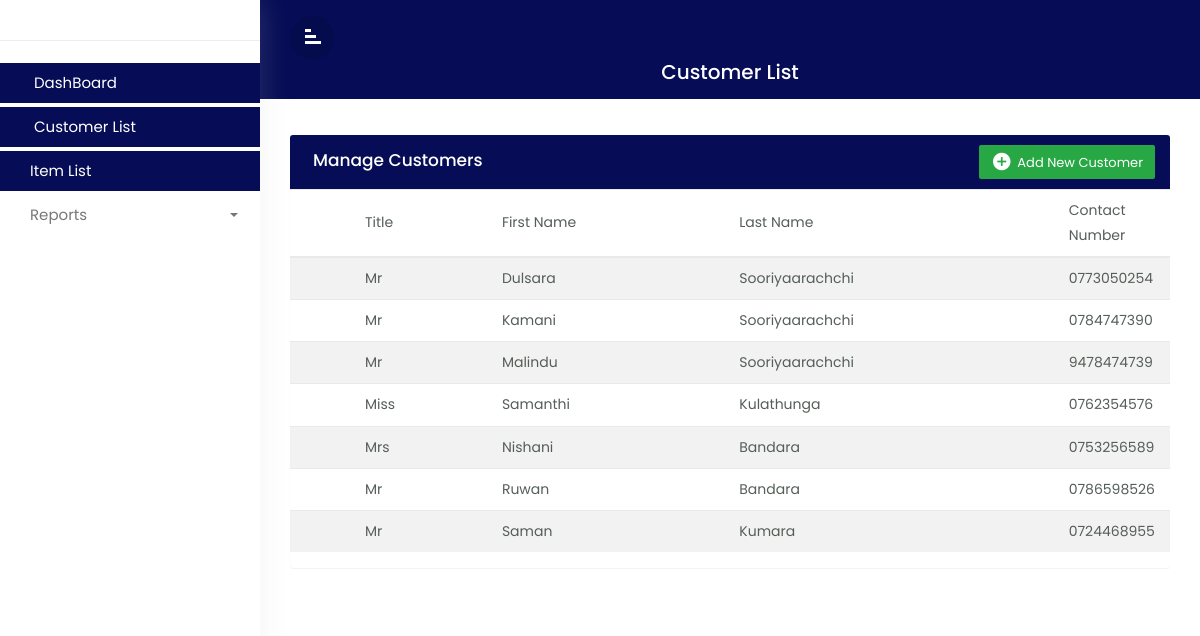
The page /lib/CustomerList.php on the database its author committed.
### tables this page shows
CREATE TABLE `customer` (
  `id` int(11) NOT NULL,
  `title` varchar(20) NOT NULL,
  `first_name` varchar(50) NOT NULL,
  `middle_name` varchar(50) NOT NULL,
  `last_name` varchar(50) NOT NULL,
  `contact_no` varchar(10) NOT NULL,
  `district` varchar(50) NOT NULL
);

### lib/Database.php (called while the page is built, shortened)
<?php
class Database{
    public $host=HOST;
    public $user=USER;
    public $password=PASSWORD;
    public $database=DATABASE;
    public $link;
    public function dbConnect(){
      $this->link=mysqli_connect($this->host,$this->user,$this->password,$this->database);
    }
    public function select($query){
      $result=mysqli_query($this->link,$query);
      if(mysqli_num_rows($result)>0){
         return $result;
      }
      else{
        return false;
      }
    }
}
?>

### classes/Customer.php (called while the page is built, shortened)
<?php
   include_once '../lib/Database.php';
   class Customer{
    public $db;
    public function __construct(){
        $this->db=new Database();
    }
    public function getAllCustomers(){
          $query="SELECT * FROM customer ORDER BY id DESC";
          $result=$this->db->select($query);
          return $result;
    }
   }
?>

### lib/CustomerList.php (the view, shortened to what this page needs)
<?php
 include_once '../classes/Customer.php';
 $cus=new Customer();
?>
<!doctype html>
<html lang="en">
  <head>
        <link rel="stylesheet" href="../css/bootstrap.min.css">
        <link rel="stylesheet" href="../css/custom.css">
  </head>
  <body>
<div class="wrapper">
     <div id="sidebar">
	    <div class="sidebar-header">
		</div>
		<ul class="list-unstyled component m-0">
		<li class="active">
		  <a href="../index.php" class="dashboard"><i class="material-icons"></i> DashBoard</a>
		  </li>
		  <li class="active">
		  <a href="CustomerList.php" class="dashboard"><i class="material-icons"></i> Customer List</a>
		  </li>
                   <li class="active">
		  <a href="ItemList.php" class="dashboard"><i class="material-icons"></i>Item List </a>
		  </li>
		  <li class="dropdown">
		  <a href="#homeSubmenu1" data-toggle="collapse" aria-expanded="false"
		  class="dropdown-toggle">
		  <i class="material-icons"></i>Reports
		  </a>
		  </li>
		</ul>
	 </div>
      <div id="content">
		  <div class="top-navbar">
		     <div class="xd-topbar">
			     <div class="row">
				     <div class="col-2 col-md-1 col-lg-1 order-2 order-md-1 align-self-center">
					    <div class="xp-menubar">
						    <span class="material-icons text-white">signal_cellular_alt</span>
						</div>
					 </div>
				 </div>
				 <div class="xp-breadcrumbbar text-center">
				    <h4 class="page-title">Customer List</h4>
				 </div>
			 </div>
		  </div>
		      <div class="main-content">
			     <div class="row">
				    <div class="col-md-12">
					   <div class="table-wrapper">
					   <div class="table-title">
					     <div class="row">
						     <div class="col-sm-6 p-0 flex justify-content-lg-start justify-content-center">
							    <h2 class="ml-lg-2">Manage  Customers</h2>
							 </div>
							 <div class="col-sm-6 p-0 flex justify-content-lg-end justify-content-center">
							   <a href="#addModal" class="btn btn-success" data-toggle="modal">
							   <i class="material-icons">&#xE147;</i>
							   <span>Add New Customer</span>
							   </a>
							 </div>
					     </div>
					   </div>
					   <table class="table table-striped table-hover">
					      <thead>
						     <tr>
							 <th><span class="custom-checkbox">
						</th>
							 <th>Title</th>
							 <th>First Name</th>
                             <th>Last Name</th>
                             <th>Contact Number</th>
							 </tr>
						  </thead>
						  <tbody>
                          <?php
							$allitem=$cus->getAllCustomers();
							if($allitem){
								while($row=mysqli_fetch_assoc($allitem)){
                                  ?>
                             <tr>
							 <th><span class="custom-checkbox">
							</th>
							 <th><?=$row['title']?></th>
							 <th><?=$row['first_name']?></th>
							 <th><?=$row['last_name']?></th>
							 <th><?=$row['contact_no']?></th>
							 </tr>
								  <?php
								}
							}
							?>
						  </tbody>
					   </table>
					   </div>
					</div>
	  </div>
</div>
  </body>
  </html>

### css/custom.css (style rules this page uses)
body,html { line-height:1.8; font-family:'Poppins',sans-serif; color:#555e58; text-transform:capitalize; font-weight:400; margin:0px; padding:0px; }
.material-icons { font-family: 'Material Icons'; font-weight: normal; font-style: normal; font-size: 24px; display: inline-block; line-height: 1; text-transform: none; letter-spacing: normal; word-wrap: normal; white-space: nowrap; direction: ltr; -webkit-font-smoothing: antialiased; text-rendering: optimizeLegibility; -moz-osx-font-smoothing: grayscale; font-feature-settings: 'liga'; }
a { color:#333; font-weight:400; }
ul,ol { padding:0px; margin:0px; list-style:none; }
a,a:hover,a:focus { color:#333; text-decoration:none; transition:all 0.3s; }
.wrapper { position:relative; width:100%; overflow:auto; }
#sidebar { position:fixed; height:100%!important; top:0; left:0; bottom:0; z-index:11; width:260px; overflow:auto; transition:all 0.3s; background-color:#fff; box-shadow:0 0 30px 0 rgba(200 200 200 / 20%); }
@media only screen and (min-width:992px) { #content { width:calc(100% - 260px); position:relative; float:right; transition:all 0.3s; } }
#sidebar .sidebar-header { padding:20px; background-color:#fff; border-bottom:1px solid #eee; }
#sidebar ul li { padding:2px 0px; }
#sidebar ul li.active> a { color:#ffffff; background-color:#060d56; }
.dropdown-toggle::after { position:absolute; right:22px; top:18px; color:#777777; }
#sidebar ul li.dropdown { position:sticky; }
#sidebar ul.component { padding:20px 0px; }
#sidebar ul li a { padding:5px 10px 5px 20px; line-height:30px; font-size:15px; position:relative; font-weight:400; display:block; color:#777777; text-transform:capitalize; }
#content { position:relative; transition:all 0.5s; background-attachment:#f9fafc; }
.top-navbar { width:100%; z-index:9; position:relative; padding:15px 30px; background-color:#060d56; }
.xd-topbar { width:100%; position:relative; }
.xp-breadcrumbbar .page-title { font-size:20px; color:#fff; margin-bottom:0; margin-top:0; }
.main-content { padding:30px 30px 0px 30px; }
.xp-menubar { border-radius:50%; width:45px; height:45px; line-height:45px; text-align:center; margin-right:20px; border:none; color:#fff; cursor:pointer; background-color:rgba(0,0,0,0.09); }
.xp-menubar span { margin:9px; padding:0px; transform:rotate(90deg); }
.table-wrapper { background-color: #fff; margin:6px 0px 40px 0px; width: 100%; overflow: auto; border-radius: 3px; box-shadow: 0 1px 1px rgb(0 0 0 / 5%); }
.table-title { background:#060d56; color:#fff; position:sticky; top:0; width:100%; left:0; padding:10px 30px; border-radius:0px 0px 0 0; }
.table-title h2 { margin:5px 0 0; font-size:17px; }
.table-title .btn { color:#fff; float:right; font-size:13px; border:none; min-width:50px; border-radius:2px; border:none; outline:none!important; margin-left:10px; }
.table-title .btn i { float:left; font-size:21px; margin-right:5px; }
.table-title .btn span { float:left; margin-top:2px; }
table.table tr th, table.table tr td { border-color:#e9e9e9; padding:8px 15px; font-size:14px; font-weight: 400; vertical-align:middle; }
table.table tr th:first-child { width:60px; }
table.table tr th:last-child { width:100px; }

### rows shown on the page
customer: title "Mr", first_name "Dulsara", last_name "Sooriyaarachchi", contact_no "0773050254"
customer: title "Mr", first_name "Kamani", last_name "Sooriyaarachchi", contact_no "0784747390"
customer: title "Mr", first_name "Malindu", last_name "Sooriyaarachchi", contact_no "9478474739"
customer: title "Miss", first_name "Samanthi", last_name "Kulathunga", contact_no "0762354576"
customer: title "Mrs", first_name "Nishani", last_name "Bandara", contact_no "0753256589"
customer: title "Mr", first_name "Ruwan", last_name "Bandara", contact_no "0786598526"
customer: title "Mr", first_name "Saman", last_name "Kumara", contact_no "0724468955"
